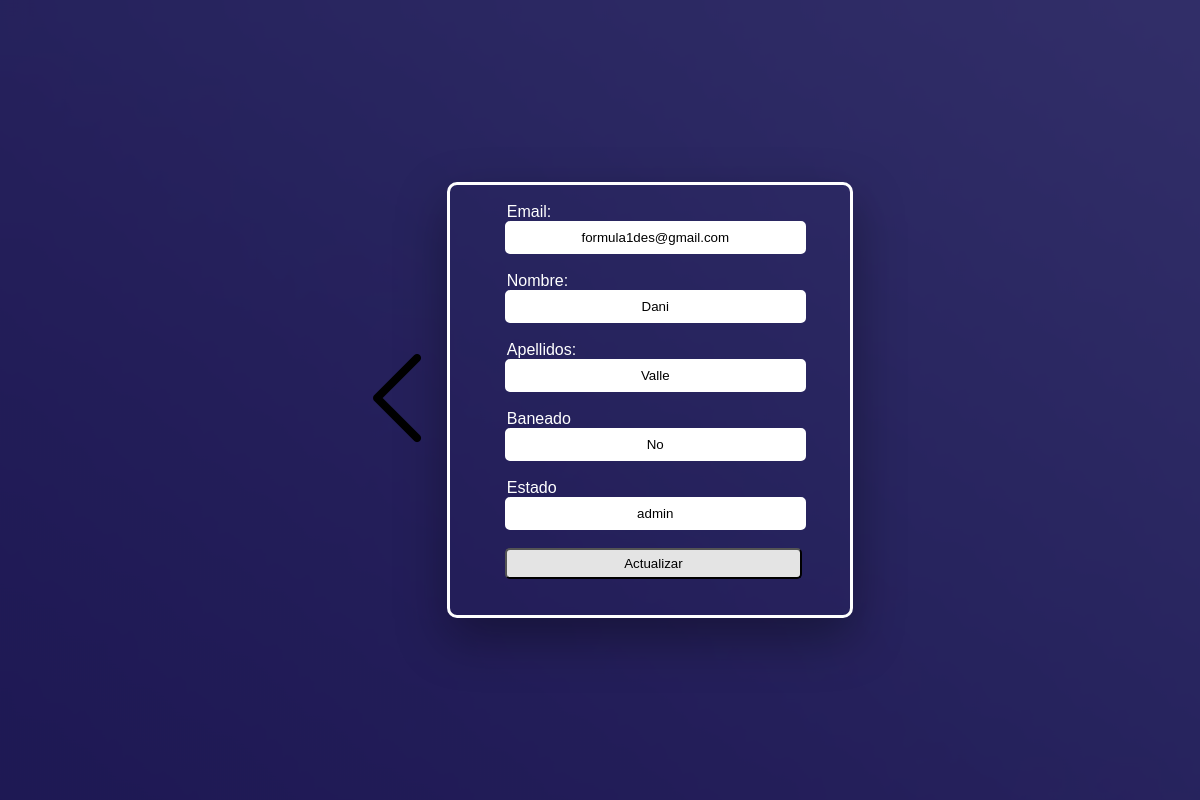
Screenshot of /Usuario/modUsuario.php?id=12 with the database file from the repository.
### tables this page shows
CREATE TABLE `usuario` (
  `id_usuario` int(11) NOT NULL,
  `nombre` varchar(20) NOT NULL,
  `apellidos` varchar(20) NOT NULL,
  `email` varchar(50) NOT NULL,
  `contraseña` varchar(160) NOT NULL,
  `foto` varchar(100) NOT NULL,
  `estado` varchar(10) NOT NULL,
  `ban` varchar(3) NOT NULL
);

### Usuario/modUsuario.php (the view, shortened to what this page needs)
<?php
require("../Datos/conexion.php");
$id = $_GET['id'];
$sql = "SELECT * FROM usuario WHERE id_usuario = '$id'";
$resultado = mysqli_query($conexion, $sql);
$row = mysqli_fetch_array($resultado);
?>
<!DOCTYPE html>
<html>
<head>
    <link rel="stylesheet" type="text/css" href="./estilos.css" title="style" />
</head>
<body>
<div id="container">
    <div class="padre">
      <a title="atras" href="./usuarios.php"><img src="./imagenes/icons8-atrás-100.png" alt="atrás"/></a>
      <div id="cajaMod">
        <form action="../Logica/controladorActualizar.php?id=<?php echo $row['id_usuario'] ?>" method="POST" id = "registro">
          <label for>Email:</label>
          <input type="text" name="email" id="email" placeholder="email" value="<?php echo $row['email']?>"><br><br>
          <label for>Nombre:</label>
          <input type="text" name="nombre" id="nombre" placeholder="Nombre" value="<?php echo $row['nombre']?>"><br><br>
          <label for>Apellidos:</label>
          <input type="text" name="apellidos" id="apellidos" placeholder="apellidos" value="<?php echo $row['apellidos']?>"><br><br>
          <label for>Baneado</label>
          <input type="text" name="ban" id="ban" value="<?php echo $row['ban']?>"><br><br>
          <label for>Estado</label>
          <input type="text" name="estado" id="estado" value="<?php echo $row['estado']?>"><br><br>
          <input type="submit" name="actualizar" id="actualizar" value="Actualizar"/><br><br>
        </form>
      </div>
    </div>
  </div>
</body>
</html>

### Usuario/estilos.css (style rules this page uses)
* { padding: 0; margin: 0; font-family: Tahoma, sans-serif; background-repeat: no-repeat; }
#container { background-image: url(./imagenes/website-background-image-size-psd-vector-photo_waifu2x_art_noise3_scale_tta_1.png); display: flex; flex-direction: column; align-items: center; justify-content: center; }
#cajaMod { width: 400px; height: 600px; border: solid white; border-radius: 20px; box-shadow: rgba(0, 0, 0, 0.35) 0px 20px 50px; }
.padre { display: flex; justify-content: center; align-items: center; width: 100vw; height: 100vh; }
input[type="text"], input[type="password"] { width: 82%; padding: 6px 12px; margin-left: 20px; border-radius: 5px; text-align: center; border: solid white; }
input[type="submit"] { width: 90%; padding: 6px 12px; margin-left: 20px; border-radius: 5px; text-align: center; background-color: rgb(228, 228, 228); color: black; }
body { background-color: rgb(250, 243, 243); }
form { padding: 10px; display: table; }
label { padding: 6px 12px; margin-left: 10px; color: white; }
body { display: flex; justify-content: center; }
body { background-image: url(./imagenes/website-background-image-size-psd-vector-photo_waifu2x_art_noise3_scale_tta_1.png); }
#cajaMod { width: 400px; height: 430px; border: solid white; border-radius: 10px; display: flex; justify-content: center; align-items: center; }

### rows the page displays
usuario: email "formula1des@gmail.com", nombre "Dani", apellidos "Valle", ban "No", estado "admin"
